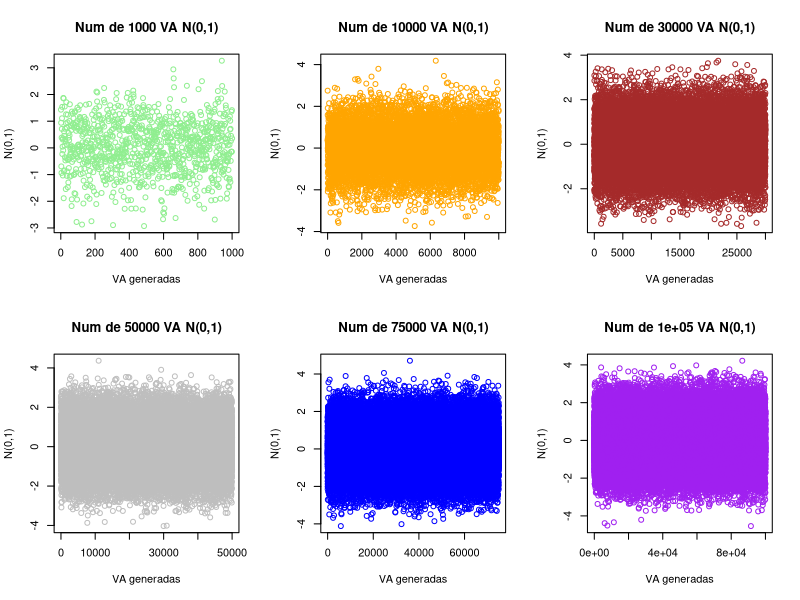
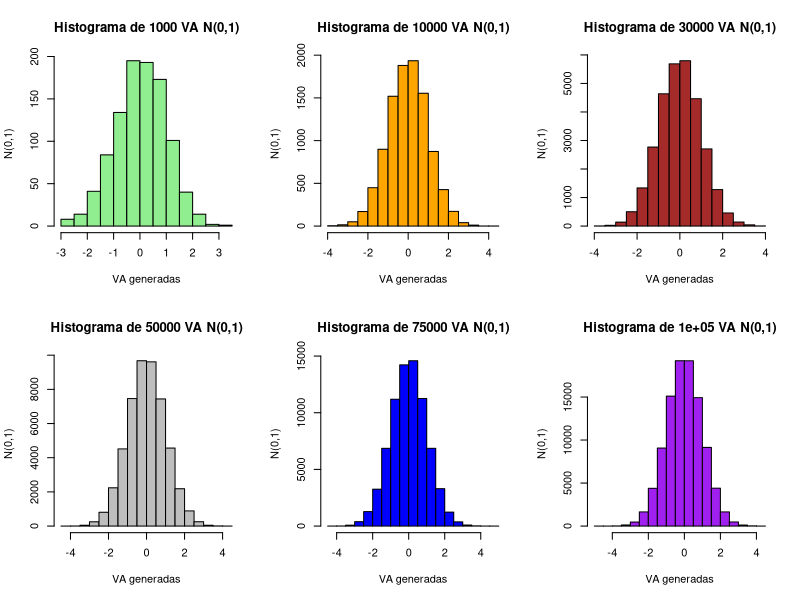
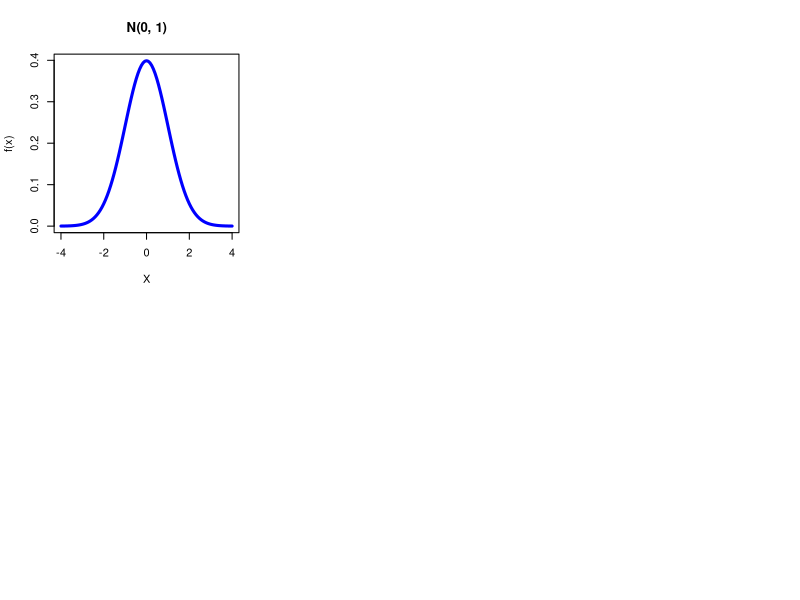
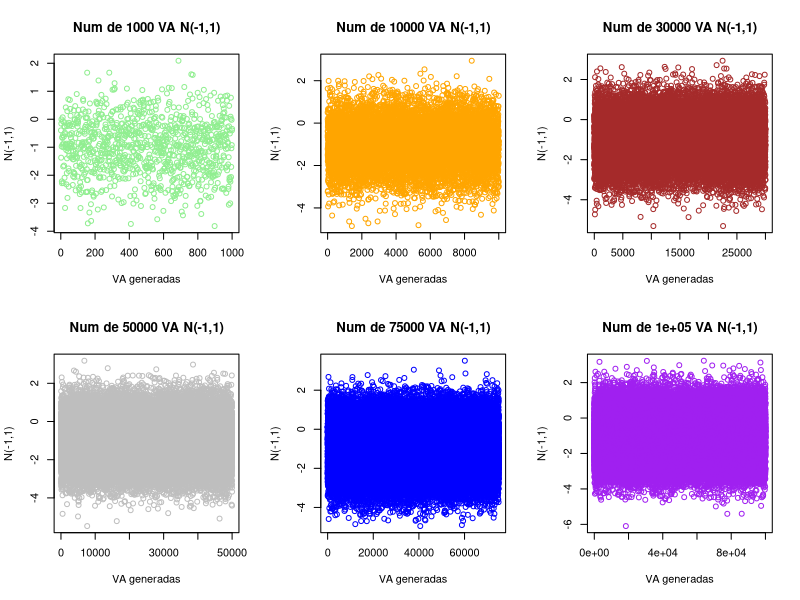
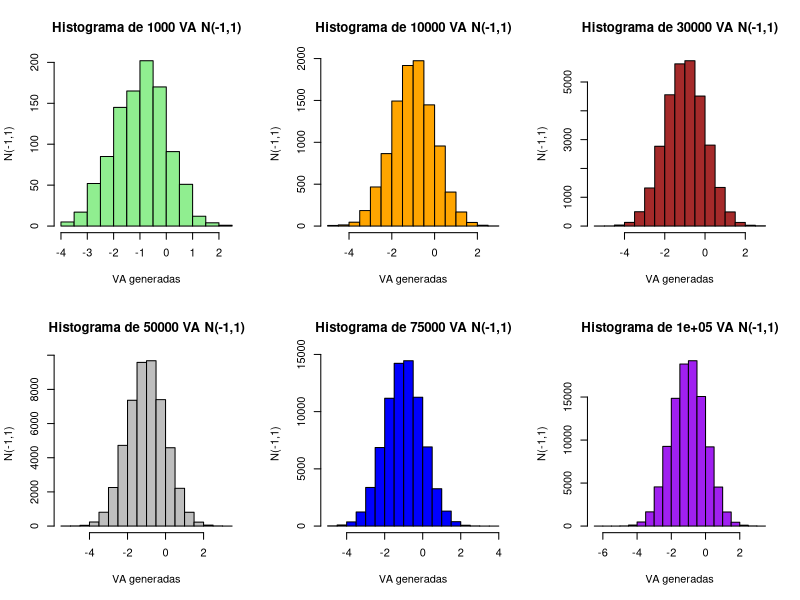
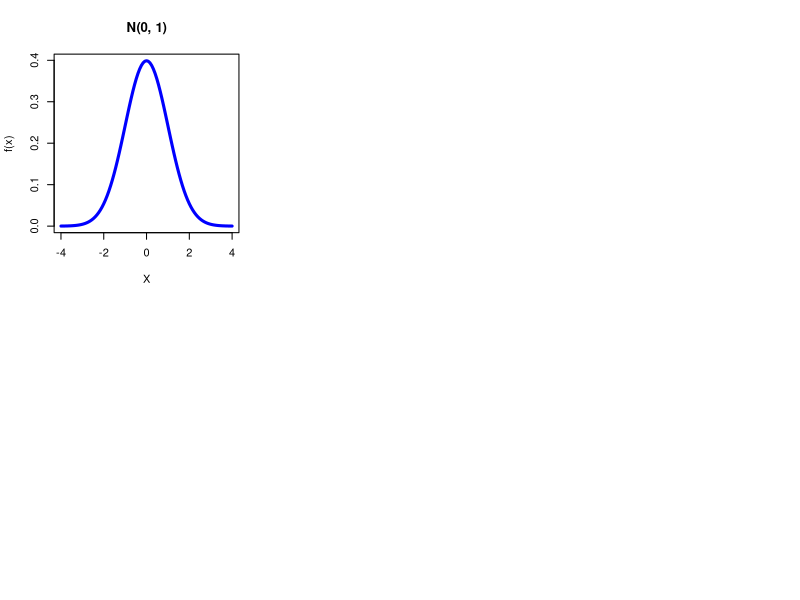
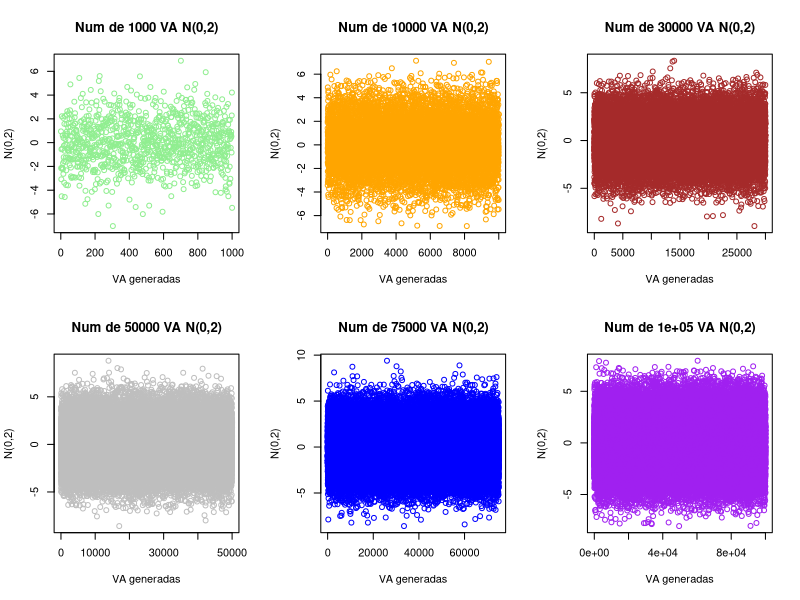
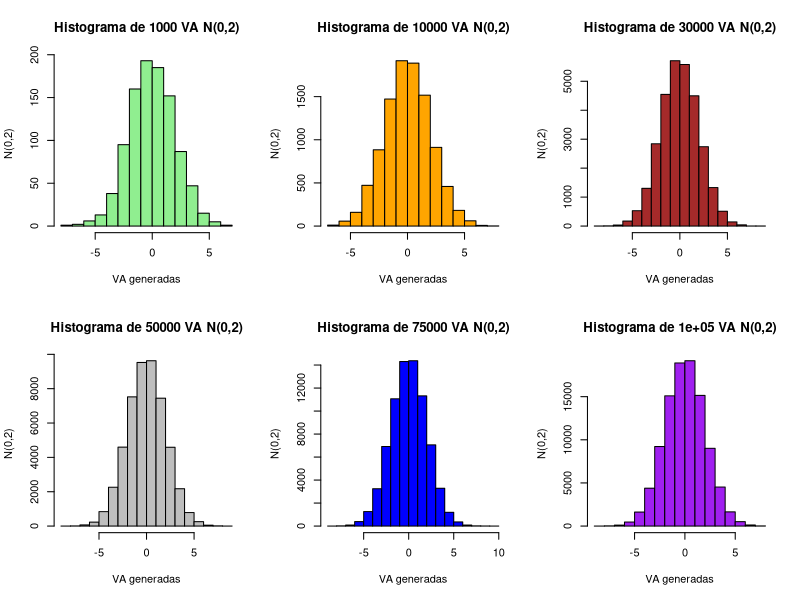

R code for these plots, in order:
## ---- chunk 1
knitr::opts_chunk$set(echo = TRUE)
## ---- chunk 2
# Datos
q1 <- 1000; q2 <- 10000; q3 <- 30000;
q4 <- 50000; q5 <- 75000; q6 <- 100000;

## ---- chunk 3
media <- 0
desvstd <- 1
n1 <- rnorm(q1,media,desvstd);
n2 <- rnorm(q2,media,desvstd); 
n3 <- rnorm(q3,media,desvstd);
n4 <- rnorm(q4,media,desvstd);
n5 <- rnorm(q5,media,desvstd); 
n6 <- rnorm(q6,media,desvstd);
## ---- chunk 4
mititulo1 <- paste0("Num de ",q1," VA N(",media,",",desvstd,")")
mititulo2 <- paste0("Num de ",q2," VA N(",media,",",desvstd,")")
mititulo3 <- paste0("Num de ",q3," VA N(",media,",",desvstd,")")
mititulo4 <- paste0("Num de ",q4," VA N(",media,",",desvstd,")")
mititulo5 <- paste0("Num de ",q5," VA N(",media,",",desvstd,")")
mititulo6 <- paste0("Num de ",q6," VA N(",media,",",desvstd,")")
etiquetay <- paste0("N(",media,",",desvstd,")")

par(mfrow = c(2, 3))
plot(n1,main=mititulo1,
     col = "lightgreen",
     xlab = "VA generadas",ylab = etiquetay)
plot(n2,main=mititulo2,
     col = "orange",
     xlab = "VA generadas",ylab = etiquetay)
plot(n3,main=mititulo3,
     col = "brown",
     xlab = "VA generadas",ylab = etiquetay)
plot(n4,main=mititulo4,
     col = "gray",
     xlab = "VA generadas",ylab = etiquetay)
plot(n5,main=mititulo5,
     col = "blue",
     xlab = "VA generadas",ylab = etiquetay)
plot(n6,main=mititulo6,
     col = "purple",
     xlab = "VA generadas",ylab = etiquetay)
## ---- chunk 5
mititulo1 <- paste0("Histograma de ",q1," VA N(",media,",",desvstd,")")
mititulo2 <- paste0("Histograma de ",q2," VA N(",media,",",desvstd,")")
mititulo3 <- paste0("Histograma de ",q3," VA N(",media,",",desvstd,")")
mititulo4 <- paste0("Histograma de ",q4," VA N(",media,",",desvstd,")")
mititulo5 <- paste0("Histograma de ",q5," VA N(",media,",",desvstd,")")
mititulo6 <- paste0("Histograma de ",q6," VA N(",media,",",desvstd,")")
etiquetay <- paste0("N(",media,",",desvstd,")")

par(mfrow = c(2, 3))
hist(n1,main=mititulo1,
     col = "lightgreen",
     xlab = "VA generadas",ylab = etiquetay)
hist(n2,main=mititulo2,
     col = "orange",
     xlab = "VA generadas",ylab = etiquetay)
hist(n3,main=mititulo3,
     col = "brown",
     xlab = "VA generadas",ylab = etiquetay)
hist(n4,main=mititulo4,
     col = "gray",
     xlab = "VA generadas",ylab = etiquetay)
hist(n5,main=mititulo5,
     col = "blue",
     xlab = "VA generadas",ylab = etiquetay)
hist(n6,main=mititulo6,
     col = "purple",
     xlab = "VA generadas",ylab = etiquetay)
## ---- chunk 6
x <- seq(-1, 1, length = 100)
curve(dnorm(x, mean=0, sd=1), 
      from=-4, to=4, lwd=3, col="blue",
      main = "N(0, 1)", xlab = "X", ylab = "f(x)")
## ---- chunk 7
media <- -1 
desvstd <- 1
n1 <- rnorm(q1,media,desvstd);
n2 <- rnorm(q2,media,desvstd); 
n3 <- rnorm(q3,media,desvstd);
n4 <- rnorm(q4,media,desvstd);
n5 <- rnorm(q5,media,desvstd); 
n6 <- rnorm(q6,media,desvstd);
## ---- chunk 8
mititulo1 <- paste0("Num de ",q1," VA N(",media,",",desvstd,")")
mititulo2 <- paste0("Num de ",q2," VA N(",media,",",desvstd,")")
mititulo3 <- paste0("Num de ",q3," VA N(",media,",",desvstd,")")
mititulo4 <- paste0("Num de ",q4," VA N(",media,",",desvstd,")")
mititulo5 <- paste0("Num de ",q5," VA N(",media,",",desvstd,")")
mititulo6 <- paste0("Num de ",q6," VA N(",media,",",desvstd,")")
etiquetay <- paste0("N(",media,",",desvstd,")")

par(mfrow = c(2, 3))
plot(n1,main=mititulo1,
     col = "lightgreen",
     xlab = "VA generadas",ylab = etiquetay)
plot(n2,main=mititulo2,
     col = "orange",
     xlab = "VA generadas",ylab = etiquetay)
plot(n3,main=mititulo3,
     col = "brown",
     xlab = "VA generadas",ylab = etiquetay)
plot(n4,main=mititulo4,
     col = "gray",
     xlab = "VA generadas",ylab = etiquetay)
plot(n5,main=mititulo5,
     col = "blue",
     xlab = "VA generadas",ylab = etiquetay)
plot(n6,main=mititulo6,
     col = "purple",
     xlab = "VA generadas",ylab = etiquetay)
## ---- chunk 9
mititulo1 <- paste0("Histograma de ",q1," VA N(",media,",",desvstd,")")
mititulo2 <- paste0("Histograma de ",q2," VA N(",media,",",desvstd,")")
mititulo3 <- paste0("Histograma de ",q3," VA N(",media,",",desvstd,")")
mititulo4 <- paste0("Histograma de ",q4," VA N(",media,",",desvstd,")")
mititulo5 <- paste0("Histograma de ",q5," VA N(",media,",",desvstd,")")
mititulo6 <- paste0("Histograma de ",q6," VA N(",media,",",desvstd,")")
etiquetay <- paste0("N(",media,",",desvstd,")")

par(mfrow = c(2, 3))
hist(n1,main=mititulo1,
     col = "lightgreen",
     xlab = "VA generadas",ylab = etiquetay)
hist(n2,main=mititulo2,
     col = "orange",
     xlab = "VA generadas",ylab = etiquetay)
hist(n3,main=mititulo3,
     col = "brown",
     xlab = "VA generadas",ylab = etiquetay)
hist(n4,main=mititulo4,
     col = "gray",
     xlab = "VA generadas",ylab = etiquetay)
hist(n5,main=mititulo5,
     col = "blue",
     xlab = "VA generadas",ylab = etiquetay)
hist(n6,main=mititulo6,
     col = "purple",
     xlab = "VA generadas",ylab = etiquetay)
## ---- chunk 10
x <- seq(-1, 1, length = 100)
curve(dnorm(x, mean=0, sd=1), 
      from=-4, to=4, lwd=3, col="blue",
      main = "N(0, 1)", xlab = "X", ylab = "f(x)")
## ---- chunk 11
media <- -0 
desvstd <- 2
n1 <- rnorm(q1,media,desvstd);
n2 <- rnorm(q2,media,desvstd); 
n3 <- rnorm(q3,media,desvstd);
n4 <- rnorm(q4,media,desvstd);
n5 <- rnorm(q5,media,desvstd); 
n6 <- rnorm(q6,media,desvstd);
## ---- chunk 12
mititulo1 <- paste0("Num de ",q1," VA N(",media,",",desvstd,")")
mititulo2 <- paste0("Num de ",q2," VA N(",media,",",desvstd,")")
mititulo3 <- paste0("Num de ",q3," VA N(",media,",",desvstd,")")
mititulo4 <- paste0("Num de ",q4," VA N(",media,",",desvstd,")")
mititulo5 <- paste0("Num de ",q5," VA N(",media,",",desvstd,")")
mititulo6 <- paste0("Num de ",q6," VA N(",media,",",desvstd,")")
etiquetay <- paste0("N(",media,",",desvstd,")")

par(mfrow = c(2, 3))
plot(n1,main=mititulo1,
     col = "lightgreen",
     xlab = "VA generadas",ylab = etiquetay)
plot(n2,main=mititulo2,
     col = "orange",
     xlab = "VA generadas",ylab = etiquetay)
plot(n3,main=mititulo3,
     col = "brown",
     xlab = "VA generadas",ylab = etiquetay)
plot(n4,main=mititulo4,
     col = "gray",
     xlab = "VA generadas",ylab = etiquetay)
plot(n5,main=mititulo5,
     col = "blue",
     xlab = "VA generadas",ylab = etiquetay)
plot(n6,main=mititulo6,
     col = "purple",
     xlab = "VA generadas",ylab = etiquetay)
## ---- chunk 13
mititulo1 <- paste0("Histograma de ",q1," VA N(",media,",",desvstd,")")
mititulo2 <- paste0("Histograma de ",q2," VA N(",media,",",desvstd,")")
mititulo3 <- paste0("Histograma de ",q3," VA N(",media,",",desvstd,")")
mititulo4 <- paste0("Histograma de ",q4," VA N(",media,",",desvstd,")")
mititulo5 <- paste0("Histograma de ",q5," VA N(",media,",",desvstd,")")
mititulo6 <- paste0("Histograma de ",q6," VA N(",media,",",desvstd,")")
etiquetay <- paste0("N(",media,",",desvstd,")")

par(mfrow = c(2, 3))
hist(n1,main=mititulo1,
     col = "lightgreen",
     xlab = "VA generadas",ylab = etiquetay)
hist(n2,main=mititulo2,
     col = "orange",
     xlab = "VA generadas",ylab = etiquetay)
hist(n3,main=mititulo3,
     col = "brown",
     xlab = "VA generadas",ylab = etiquetay)
hist(n4,main=mititulo4,
     col = "gray",
     xlab = "VA generadas",ylab = etiquetay)
hist(n5,main=mititulo5,
     col = "blue",
     xlab = "VA generadas",ylab = etiquetay)
hist(n6,main=mititulo6,
     col = "purple",
     xlab = "VA generadas",ylab = etiquetay)
## ---- chunk 14
x <- seq(-1, 1, length = 100)
curve(dnorm(x, mean=0, sd=1), 
      from=-4, to=4, lwd=3, col="blue",
      main = "N(0, 1)", xlab = "X", ylab = "f(x)")
## ---- chunk 15
media <- 0 
desvstd <- 2.5
n1 <- rnorm(q1,media,desvstd);
n2 <- rnorm(q2,media,desvstd); 
n3 <- rnorm(q3,media,desvstd);
n4 <- rnorm(q4,media,desvstd);
n5 <- rnorm(q5,media,desvstd); 
n6 <- rnorm(q6,media,desvstd);
## ---- chunk 16
mititulo1 <- paste0("Num de ",q1," VA N(",media,",",desvstd,")")
mititulo2 <- paste0("Num de ",q2," VA N(",media,",",desvstd,")")
mititulo3 <- paste0("Num de ",q3," VA N(",media,",",desvstd,")")
mititulo4 <- paste0("Num de ",q4," VA N(",media,",",desvstd,")")
mititulo5 <- paste0("Num de ",q5," VA N(",media,",",desvstd,")")
mititulo6 <- paste0("Num de ",q6," VA N(",media,",",desvstd,")")
etiquetay <- paste0("N(",media,",",desvstd,")")

par(mfrow = c(2, 3))
plot(n1,main=mititulo1,
     col = "lightgreen",
     xlab = "VA generadas",ylab = etiquetay)
plot(n2,main=mititulo2,
     col = "orange",
     xlab = "VA generadas",ylab = etiquetay)
plot(n3,main=mititulo3,
     col = "brown",
     xlab = "VA generadas",ylab = etiquetay)
plot(n4,main=mititulo4,
     col = "gray",
     xlab = "VA generadas",ylab = etiquetay)
plot(n5,main=mititulo5,
     col = "blue",
     xlab = "VA generadas",ylab = etiquetay)
plot(n6,main=mititulo6,
     col = "purple",
     xlab = "VA generadas",ylab = etiquetay)
## ---- chunk 17
mititulo1 <- paste0("Histograma de ",q1," VA N(",media,",",desvstd,")")
mititulo2 <- paste0("Histograma de ",q2," VA N(",media,",",desvstd,")")
mititulo3 <- paste0("Histograma de ",q3," VA N(",media,",",desvstd,")")
mititulo4 <- paste0("Histograma de ",q4," VA N(",media,",",desvstd,")")
mititulo5 <- paste0("Histograma de ",q5," VA N(",media,",",desvstd,")")
mititulo6 <- paste0("Histograma de ",q6," VA N(",media,",",desvstd,")")
etiquetay <- paste0("N(",media,",",desvstd,")")

par(mfrow = c(2, 3))
hist(n1,main=mititulo1,
     col = "lightgreen",
     xlab = "VA generadas",ylab = etiquetay)
hist(n2,main=mititulo2,
     col = "orange",
     xlab = "VA generadas",ylab = etiquetay)
hist(n3,main=mititulo3,
     col = "brown",
     xlab = "VA generadas",ylab = etiquetay)
hist(n4,main=mititulo4,
     col = "gray",
     xlab = "VA generadas",ylab = etiquetay)
hist(n5,main=mititulo5,
     col = "blue",
     xlab = "VA generadas",ylab = etiquetay)
hist(n6,main=mititulo6,
     col = "purple",
     xlab = "VA generadas",ylab = etiquetay)
## ---- chunk 18
x <- seq(-1, 1, length = 100)
curve(dnorm(x, mean=0, sd=1), 
      from=-4, to=4, lwd=3, col="blue",
      main = "N(0, 1)", xlab = "X", ylab = "f(x)")
